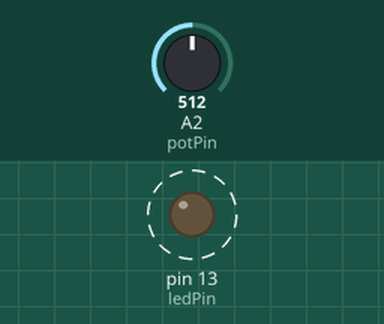
Recording of a sketch running on a simulated Arduino Uno, built with avr-gcc and run on an emulated ATmega328P. Shown: output pins drawn as LEDs (lit = HIGH). Dashed ring = blinking. Inputs (shaded band) come from the test bench; at power-on: A2 (potPin) = 512.

Above: at 1.8 s.
1.9 s: A2 (potPin) set to 0
At 2.7 s:
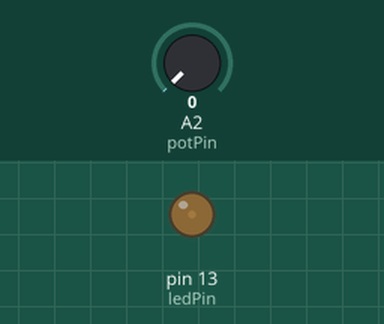
3.6 s: A2 (potPin) set to 122
At 3.9 s:
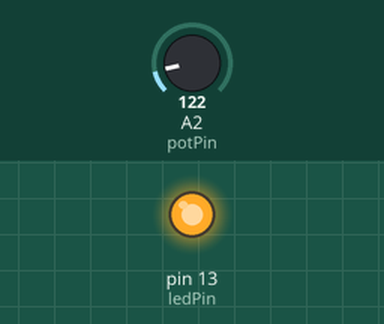
Timing chart, 0 to 13.1 s (numbered marks = the images above; inputs shaded):
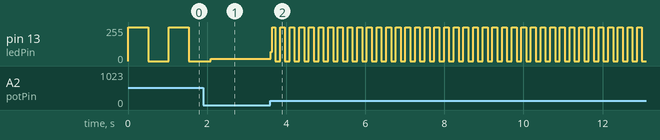

The sketch:

potintiometer_controll_LED.ino
```cpp
int potPin = 2;    // select the input pin for the potentiometer
int ledPin = 13;   // select the pin for the LED
int val = 0;       // variable to store the value coming from the sensor

void setup() {
  pinMode(ledPin, OUTPUT);  // declare the ledPin as an OUTPUT
}

void loop() {
  val = analogRead(potPin);    // read the value from the sensor
  digitalWrite(ledPin, HIGH);  // turn the ledPin on
  delay(val);                  // stop the program for some time
  digitalWrite(ledPin, LOW);   // turn the ledPin off
  delay(val);                  // stop the program for some time
}
```

Measured:
- after the input at 3.6 s, pin 13 (ledPin): 16/255 → 69/255 at once, then moves between 0/255 and 255/255, repeating every 0.24 s
- by itself, pin 13 (ledPin): alternates 255/255 for 0.51 s and 0/255 for 0.51 s
